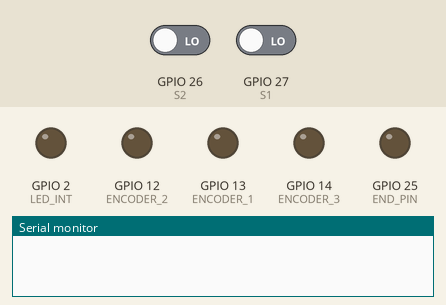
The sketch below on a simulated ESP32. Parts: output pins drawn as LEDs (lit = HIGH), the last lines printed to the serial monitor. Dashed ring = blinking. The inputs (shaded band) are chosen by the test bench; at power-on: GPIO 26 (S2) LOW, GPIO 27 (S1) LOW.

Above: at 1.2 s.
1.3 s: GPIO 26 (S2) driven HIGH
At 2.07 s:
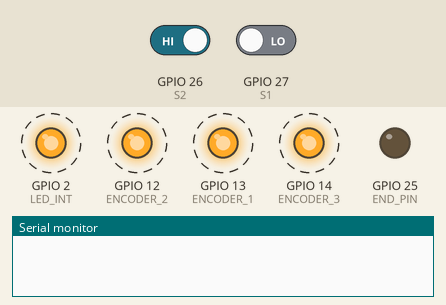
4.3 s: GPIO 26 (S2) driven LOW
At 6.1 s:
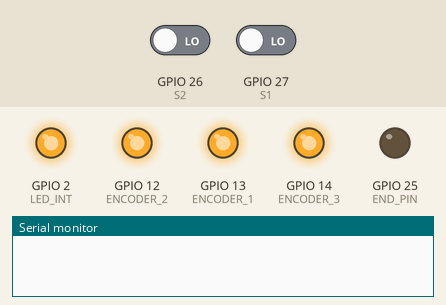
8.3 s: GPIO 27 (S1) driven HIGH
At 35.97 s:
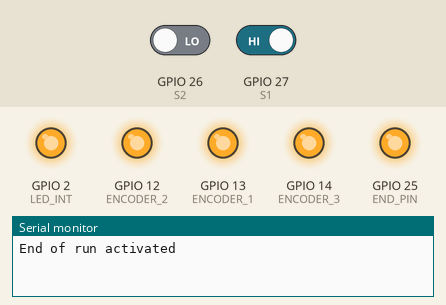
Timing chart, 0 to 37.3 s (numbered marks = the images above; inputs shaded):
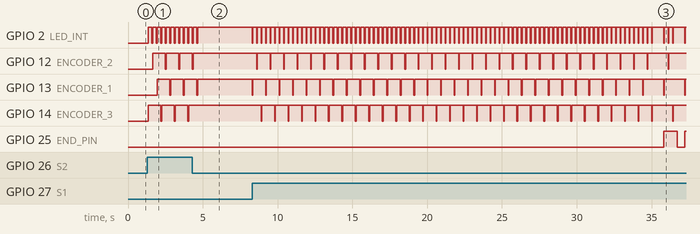

The sketch:

LISA-Dome-simulator.ino
```cpp
#define ENCODER_1 13
#define ENCODER_2 12
#define ENCODER_3 14

#define LED_INT 2

#define S1 27
#define S2 26
int counter =0;
#define END_PIN 25
#define RXD2 16
#define TXD2 17

String command = ":GR#";

void setup() {
  Serial.begin(9600);
  Serial2.begin(9600, SERIAL_8N1, RXD2, TXD2);
  pinMode (S1, INPUT_PULLDOWN);
  pinMode (S2, INPUT_PULLDOWN);
  pinMode (ENCODER_1, OUTPUT);
  pinMode (ENCODER_2, OUTPUT);
  pinMode (ENCODER_3, OUTPUT);
  pinMode (LED_INT,OUTPUT);
  pinMode (END_PIN,OUTPUT);
}

void loop() {
  counter=0;
  while(digitalRead(S1) == HIGH){
    digitalWrite(ENCODER_1, LOW);
    digitalWrite(LED_INT, LOW);
    delay(50);
    digitalWrite(ENCODER_1, HIGH);
    digitalWrite(LED_INT, HIGH);

    delay(250);

    digitalWrite(ENCODER_2, LOW);
    digitalWrite(LED_INT, LOW);
    delay(50);
    digitalWrite(ENCODER_2, HIGH);
    digitalWrite(LED_INT, HIGH);

    delay(250);

    digitalWrite(ENCODER_3, LOW);
    digitalWrite(LED_INT, LOW);
    delay(50);
    digitalWrite(ENCODER_3, HIGH);
    digitalWrite(LED_INT, HIGH);

    delay(250);
    counter++;
    if(counter >= 30){
      digitalWrite(END_PIN, LOW);
      delay(500);
      digitalWrite(END_PIN, HIGH);
      Serial.println("End of run activated");
    }
  }
  while(digitalRead(S2) == HIGH){
    digitalWrite(ENCODER_3, LOW);
    digitalWrite(LED_INT, LOW);
    delay(50);
    digitalWrite(ENCODER_3, HIGH);
    digitalWrite(LED_INT, HIGH);

    delay(250);

    digitalWrite(ENCODER_2, LOW);
    digitalWrite(LED_INT, LOW);
    delay(50);
    digitalWrite(ENCODER_2, HIGH);
    digitalWrite(LED_INT, HIGH);

    delay(250);

    digitalWrite(ENCODER_1, LOW);
    digitalWrite(LED_INT, LOW);
    delay(50);
    digitalWrite(ENCODER_1, HIGH);
    digitalWrite(LED_INT, HIGH);

    delay(250);
    counter++;
    if(counter >= 30){
      digitalWrite(END_PIN, LOW);
      delay(500);
      digitalWrite(END_PIN, HIGH);
      Serial.println("End of run activated");

    }
  }
  if(Serial2.available()){
    //Simple test for the serial comm
    String data = Serial2.readString();

    Serial.println(data);
    if(data.equals(command)){
      digitalWrite(LED_INT, HIGH);
      Serial2.print("12:00:00#");
      delay(1000);
      digitalWrite(LED_INT, LOW);

    }
  }

}
```

Measured:
- after the input at 1.3 s, GPIO 2 (LED_INT): alternates HIGH for 0.25 s and LOW for 0.05 s, starting after 0.05 s; GPIO 12 (ENCODER_2): alternates HIGH for 0.85 s and LOW for 0.05 s, starting after 0.35 s
- after the input at 4.3 s, GPIO 2 (LED_INT), GPIO 13 (ENCODER_1): goes on until 4.7 s, then stays HIGH; GPIO 12 (ENCODER_2): goes on until 4.4 s, then stays HIGH; GPIO 14 (ENCODER_3): stops changing and stays HIGH
- after the input at 8.3 s, GPIO 12 (ENCODER_2): goes 29 × (LOW 0.05 s, HIGH 0.85 s), LOW 0.05 s, HIGH 1.4 s, LOW 0.05 s, then HIGH, starting after 0.30 s; GPIO 13 (ENCODER_1): HIGH → LOW at once, then repeats every 1.4 s: LOW 0.05 s, HIGH 1.4 s
